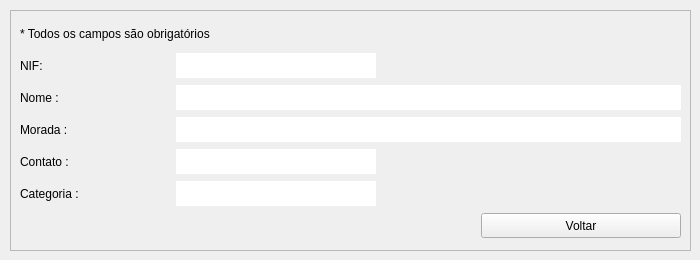
         <widget class="QWidget" name="tab_visualizarCliente">
          <attribute name="title">
           <string>Visualizar Cliente</string>
          </attribute>
          <widget class="QFrame" name="frame_consultarCliente">
           <property name="geometry">
            <rect>
             <x>10</x>
             <y>10</y>
             <width>681</width>
             <height>241</height>
            </rect>
           </property>
           <property name="frameShape">
            <enum>QFrame::StyledPanel</enum>
           </property>
           <property name="frameShadow">
            <enum>QFrame::Raised</enum>
           </property>
           <layout class="QGridLayout" name="gridLayout_2">
            <item row="0" column="0" colspan="2">
             <widget class="QLabel" name="label_13">
              <property name="minimumSize">
               <size>
                <width>0</width>
                <height>25</height>
               </size>
              </property>
              <property name="maximumSize">
               <size>
                <width>16777215</width>
                <height>25</height>
               </size>
              </property>
              <property name="text">
               <string>* Todos os campos são obrigatórios</string>
              </property>
             </widget>
            </item>
            <item row="1" column="0">
             <widget class="QLabel" name="label_titConsultarNifCliente">
              <property name="minimumSize">
               <size>
                <width>150</width>
                <height>25</height>
               </size>
              </property>
              <property name="maximumSize">
               <size>
                <width>150</width>
                <height>25</height>
               </size>
              </property>
              <property name="styleSheet">
               <string notr="true">font: 12pt &quot;Segoe UI&quot;;</string>
              </property>
              <property name="text">
               <string>NIF:</string>
              </property>
              <property name="alignment">
               <set>Qt::AlignJustify|Qt::AlignVCenter</set>
              </property>
             </widget>
            </item>
            <item row="1" column="1">
             <widget class="QLabel" name="label_consultarNifCliente">
              <property name="minimumSize">
               <size>
                <width>200</width>
                <height>25</height>
               </size>
              </property>
              <property name="maximumSize">
               <size>
                <width>200</width>
                <height>25</height>
               </size>
              </property>
              <property name="styleSheet">
               <string notr="true">background-color: rgb(255, 255, 255);
font: 12pt &quot;Segoe UI&quot;;</string>
              </property>
              <property name="text">
               <string/>
              </property>
             </widget>
            </item>
            <item row="2" column="0">
             <widget class="QLabel" name="label_titConsultarNomeCliente">
              <property name="minimumSize">
               <size>
                <width>150</width>
                <height>25</height>
               </size>
              </property>
              <property name="maximumSize">
               <size>
                <width>150</width>
                <height>25</height>
               </size>
              </property>
              <property name="styleSheet">
               <string notr="true">font: 12pt &quot;Segoe UI&quot;;</string>
              </property>
              <property name="text">
               <string>Nome :</string>
              </property>
              <property name="alignment">
               <set>Qt::AlignJustify|Qt::AlignVCenter</set>
              </property>
             </widget>
            </item>
            <item row="3" column="0">
             <widget class="QLabel" name="label_titConsultarMoradaCliente">
              <property name="minimumSize">
               <size>
                <width>150</width>
                <height>25</height>
               </size>
              </property>
              <property name="maximumSize">
               <size>
                <width>150</width>
                <height>25</height>
               </size>
              </property>
              <property name="styleSheet">
               <string notr="true">font: 12pt &quot;Segoe UI&quot;;</string>
              </property>
              <property name="text">
               <string>Morada :</string>
              </property>
              <property name="alignment">
               <set>Qt::AlignJustify|Qt::AlignVCenter</set>
              </property>
             </widget>
            </item>
            <item row="4" column="0">
             <widget class="QLabel" name="label_titConsultarContatoCliente">
              <property name="minimumSize">
               <size>
                <width>150</width>
                <height>25</height>
               </size>
              </property>
              <property name="maximumSize">
               <size>
                <width>150</width>
                <height>25</height>
               </size>
              </property>
              <property name="styleSheet">
               <string notr="true">font: 12pt &quot;Segoe UI&quot;;</string>
              </property>
              <property name="text">
               <string>Contato :</string>
              </property>
              <property name="alignment">
               <set>Qt::AlignJustify|Qt::AlignVCenter</set>
              </property>
             </widget>
            </item>
            <item row="4" column="1">
             <widget class="QLabel" name="label_consultarContatoCliente">
              <property name="minimumSize">
               <size>
                <width>200</width>
                <height>25</height>
               </size>
              </property>
              <property name="maximumSize">
               <size>
                <width>200</width>
                <height>25</height>
               </size>
              </property>
              <property name="styleSheet">
               <string notr="true">background-color: rgb(255, 255, 255);
font: 12pt &quot;Segoe UI&quot;;</string>
              </property>
              <property name="text">
               <string/>
              </property>
             </widget>
            </item>
            <item row="5" column="0">
             <widget class="QLabel" name="label_titConsultarCategoriaCliente">
              <property name="minimumSize">
               <size>
                <width>150</width>
                <height>25</height>
               </size>
              </property>
              <property name="maximumSize">
               <size>
                <width>150</width>
                <height>25</height>
               </size>
              </property>
              <property name="styleSheet">
               <string notr="true">font: 12pt &quot;Segoe UI&quot;;</string>
              </property>
              <property name="text">
               <string>Categoria :</string>
              </property>
              <property name="alignment">
               <set>Qt::AlignJustify|Qt::AlignVCenter</set>
              </property>
             </widget>
            </item>
            <item row="6" column="0" colspan="3">
             <spacer name="horizontalSpacer_4">
              <property name="orientation">
               <enum>Qt::Horizontal</enum>
              </property>
              <property name="sizeHint" stdset="0">
               <size>
                <width>452</width>
                <height>20</height>
               </size>
              </property>
             </spacer>
            </item>
            <item row="6" column="3">
             <widget class="QPushButton" name="pushButton_voltarConsultaCliente">
              <property name="enabled">
               <bool>true</bool>
              </property>
              <property name="minimumSize">
               <size>
                <width>200</width>
                <height>25</height>
               </size>
              </property>
              <property name="maximumSize">
               <size>
                <width>200</width>
                <height>25</height>
               </size>
              </property>
              <property name="autoFillBackground">
               <bool>false</bool>
              </property>
              <property name="styleSheet">
               <string notr="true">font: 12pt &quot;Segoe UI&quot;;</string>
              </property>
              <property name="text">
               <string>Voltar</string>
              </property>
             </widget>
            </item>
            <item row="3" column="1" colspan="3">
             <widget class="QLabel" name="label_consultarMoradaCliente">
              <property name="minimumSize">
               <size>
                <width>0</width>
                <height>25</height>
               </size>
              </property>
              <property name="maximumSize">
               <size>
                <width>16777215</width>
                <height>25</height>
               </size>
              </property>
              <property name="styleSheet">
               <string notr="true">background-color: rgb(255, 255, 255);
font: 12pt &quot;Segoe UI&quot;;</string>
              </property>
              <property name="text">
               <string/>
              </property>
             </widget>
            </item>
            <item row="2" column="1" colspan="3">
             <widget class="QLabel" name="label_consultarNomeCliente">
              <property name="minimumSize">
               <size>
                <width>0</width>
                <height>25</height>
               </size>
              </property>
              <property name="maximumSize">
               <size>
                <width>16777215</width>
                <height>25</height>
               </size>
              </property>
              <property name="styleSheet">
               <string notr="true">background-color: rgb(255, 255, 255);
font: 12pt &quot;Segoe UI&quot;;</string>
              </property>
              <property name="text">
               <string/>
              </property>
             </widget>
            </item>
            <item row="5" column="1">
             <widget class="QLabel" name="label_consultarCategoriaCliente">
              <property name="minimumSize">
               <size>
                <width>200</width>
                <height>25</height>
               </size>
              </property>
              <property name="maximumSize">
               <size>
                <width>200</width>
                <height>25</height>
               </size>
              </property>
              <property name="styleSheet">
               <string notr="true">background-color: rgb(255, 255, 255);
font: 12pt &quot;Segoe UI&quot;;</string>
              </property>
              <property name="text">
               <string/>
              </property>
             </widget>
            </item>
           </layout>
          </widget>
         </widget>
